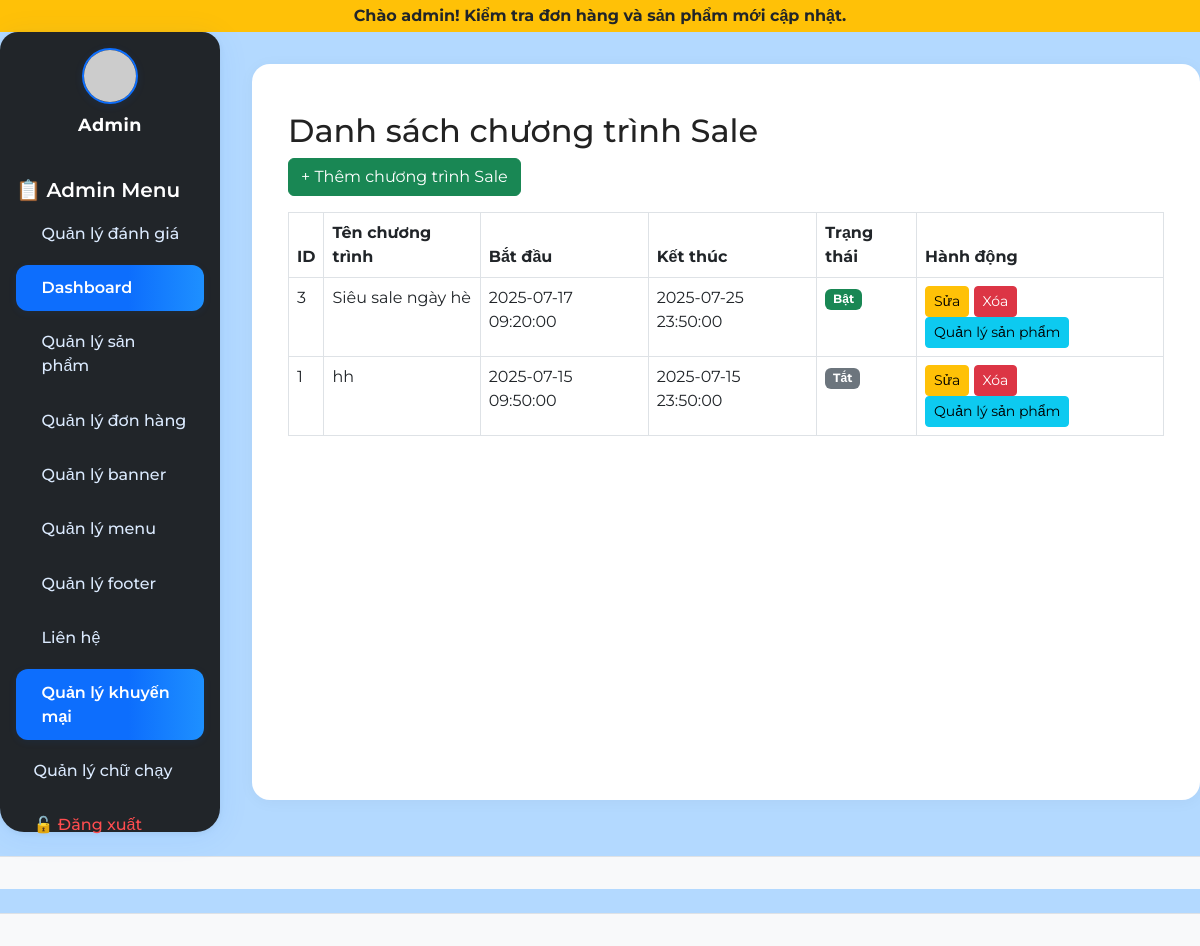
The page /admin/index.php?page=sale (signed in) on the database its author committed.
### tables this page shows
CREATE TABLE `marquee` (
  `id` int(11) NOT NULL,
  `noidung` text NOT NULL,
  `trangthai` tinyint(4) DEFAULT 1,
  `vaitro` enum('admin','user') DEFAULT 'user',
  `ngaytao` datetime NOT NULL DEFAULT current_timestamp()
);

CREATE TABLE `menu_content` (
  `id` int(11) NOT NULL,
  `label` varchar(255) NOT NULL,
  `url` varchar(255) NOT NULL,
  `icon` varchar(64) DEFAULT NULL,
  `position` int(11) DEFAULT 0,
  `type` varchar(20) NOT NULL DEFAULT 'user',
  `parent_id` int(11) DEFAULT NULL
);

CREATE TABLE `sales` (
  `id` int(11) NOT NULL,
  `title` varchar(255) NOT NULL,
  `description` text DEFAULT NULL,
  `start_time` datetime DEFAULT NULL,
  `end_time` datetime DEFAULT NULL,
  `status` tinyint(4) DEFAULT 1
);

### admin/views/sale/index.php (the view, shortened to what this page needs)
<?php
include(__DIR__ . '/../../../config/db.php');
$sales = mysqli_query($conn, "SELECT * FROM sales ORDER BY id DESC");
?>
<div class="container mt-4">
  <h2>Danh sách chương trình Sale</h2>
  <a href="index.php?page=sale_add" class="btn btn-success mb-3">+ Thêm chương trình Sale</a>
  <table class="table table-bordered">
    <thead>
      <tr>
        <th>ID</th>
        <th>Tên chương trình</th>
        <th>Bắt đầu</th>
        <th>Kết thúc</th>
        <th>Trạng thái</th>
        <th>Hành động</th>
      </tr>
    </thead>
    <tbody>
      <?php while ($row = mysqli_fetch_assoc($sales)): ?>
      <tr>
        <td><?php echo $row['id']; ?></td>
        <td><?php echo htmlspecialchars($row['title']); ?></td>
        <td><?php echo $row['start_time']; ?></td>
        <td><?php echo $row['end_time']; ?></td>
        <td><?php echo $row['status'] ? '<span class="badge bg-success">Bật</span>' : '<span class="badge bg-secondary">Tắt</span>'; ?></td>
        <td>
          <a href="index.php?page=sale_edit&id=<?php echo $row['id']; ?>" class="btn btn-warning btn-sm">Sửa</a>
          <a href="index.php?page=sale_delete&id=<?php echo $row['id']; ?>" class="btn btn-danger btn-sm" onclick="return confirm('Xóa chương trình này?');">Xóa</a>
          <a href="index.php?page=sale_products&id=<?php echo $row['id']; ?>" class="btn btn-info btn-sm">Quản lý sản phẩm</a>
        </td>
      </tr>
      <?php endwhile; ?>
    </tbody>
  </table>
</div>
<?php include(__DIR__ . '/../layout/footer.php'); ?>

### admin/views/layout/header.php (shortened to what this page needs)
<!DOCTYPE html>
<html lang="vi">
<head>
  <link href="https://cdn.jsdelivr.net/npm/bootstrap@5.3.0/dist/css/bootstrap.min.css" rel="stylesheet">
  <link rel="stylesheet" href="../public/assets/css/admin.css">
</head>
<body>
<?php
include __DIR__ . '/../../../config/db.php';
$query = "SELECT * FROM marquee WHERE trangthai = 1 AND vaitro = 'admin' ORDER BY id DESC LIMIT 1";
$marquees = mysqli_query($conn, $query);
if ($row = mysqli_fetch_assoc($marquees)) {
  echo '<div class="bg-warning text-dark py-1 text-center fw-bold">';
  echo '<marquee behavior="scroll" direction="left">' . htmlspecialchars($row['noidung']) . '</marquee>';
  echo '</div>';
}

### admin/views/layout/sidebar.php (shortened to what this page needs)
<div class="d-flex">
  <nav class="bg-dark text-white p-3" style="width: 220px; height: 100vh;">
    <div class="admin-avatar">
      <img src="https://ui-avatars.com/api/?name=Admin&background=0d6efd&color=fff&size=128" alt="Admin Avatar">
      <div class="admin-name">Admin</div>
    </div>
    <h5 style="font-weight:600; color:#fff;">📋 Admin Menu</h5>
    <ul class="nav flex-column">
      <li class="nav-item">
        <a class="nav-link text-white" href="index.php?page=danhgia_admin">
          <i class="bi bi-star-fill text-warning"></i> Quản lý đánh giá
        </a>
      </li>
      <?php
      include __DIR__ . '/../../../config/db.php';
      $menu_type = 'admin';
      $menu_sql = "SELECT * FROM menu_content WHERE type='$menu_type' ORDER BY position ASC, id ASC";
      $menu_result = mysqli_query($conn, $menu_sql);
      $menus = [];
      while ($m = mysqli_fetch_assoc($menu_result)) $menus[] = $m;
      function buildMenuTreeSidebar($menus, $parent_id = null) {
          $branch = [];
          foreach ($menus as $menu) {
              if ($menu['parent_id'] == $parent_id) {
                  $children = buildMenuTreeSidebar($menus, $menu['id']);
                  $branch[] = $menu;
              }
          }
          return $branch;
      }
      $menu_tree = buildMenuTreeSidebar($menus);
      foreach ($menu_tree as $menu):
          if (!empty($menu['children'])): ?>
              <li class="nav-item dropdown">
                <a class="nav-link text-white dropdown-toggle" href="<?php echo htmlspecialchars($menu['url']); ?>" id="sidebar-menu-<?php echo $menu['id']; ?>" role="button" data-bs-toggle="dropdown" aria-expanded="false">
                  <?php if ($menu['icon']): ?><i class="<?php echo htmlspecialchars($menu['icon']); ?>"></i> <?php endif; ?>
                  <?php echo htmlspecialchars($menu['label']); ?>
                </a>
                <ul class="dropdown-menu bg-dark border-0" aria-labelledby="sidebar-menu-<?php echo $menu['id']; ?>">
                  <?php foreach ($menu['children'] as $child): ?>
                    <li>
                      <a class="dropdown-item text-white bg-dark" href="<?php echo htmlspecialchars($child['url']); ?>">
                        <?php if ($child['icon']): ?><i class="<?php echo htmlspecialchars($child['icon']); ?>"></i> <?php endif; ?>
                        <?php echo htmlspecialchars($child['label']); ?>
                      </a>
                    </li>
                  <?php endforeach; ?>
                </ul>
              </li>
          <?php else: ?>
              <li class="nav-item">
                <a class="nav-link text-white" href="<?php echo htmlspecialchars($menu['url']); ?>">
                  <?php echo htmlspecialchars($menu['label']); ?>
                </a>
              </li>
          <?php endif;
      endforeach;
      ?>
      <li class="nav-item">
        <a class="nav-link text-danger" href="logout.php">🔓 Đăng xuất</a>
      </li>
    </ul>
  </nav>
  <main class="p-4" style="flex-grow: 1;">

### public/assets/css/admin.css (style rules this page uses)
body { font-family: 'Montserrat', 'Roboto', Arial, sans-serif; background: #b3d9ff; color: #222; font-size: 16px; }
nav.bg-dark { border-radius: 18px 18px 24px 24px; box-shadow: 0 4px 32px rgba(13,110,253,0.08), 0 1.5px 6px rgba(0,0,0,0.06); min-height: 100vh; min-width: 220px; padding-top: 2.5rem; position: relative; transition: all .2s; }
.admin-avatar { display: flex; align-items: center; margin-bottom: 2.5rem; flex-direction: column; }
.admin-avatar img { width: 56px; height: 56px; border-radius: 50%; object-fit: cover; margin-bottom: 0.5rem; border: 2.5px solid #0d6efd; box-shadow: 0 2px 8px rgba(13,110,253,0.10); }
.admin-avatar .admin-name { font-weight: 700; color: #fff; font-size: 1.1rem; letter-spacing: 0.5px; }
.nav.flex-column .nav-item { margin-bottom: 0.5rem; }
.nav-link { color: #dbeafe !important; font-weight: 500; border-radius: 12px; padding: 0.7em 1.1em; transition: background .16s, color .16s; display: flex; align-items: center; gap: 8px; }
.nav-link.active, .nav-link:focus, .nav-link:hover { background: linear-gradient(90deg, #0d6efd 60%, #1e90ff 100%); color: #fff !important; box-shadow: 0 2px 8px rgba(13,110,253,0.08); font-weight: 600; }
.nav-link.text-danger { background: none !important; color: #ff4d4f !important; }
main.p-4 { background: #fff; border-radius: 18px; box-shadow: 0 2px 16px rgba(0,0,0,0.04); margin: 2rem 0 2rem 2rem; min-height: 90vh; }

### rows shown on the page
marquee: noidung "Chào admin! Kiểm tra đơn hàng và sản phẩm mới cập nhật."
menu_content: label "Dashboard"
menu_content: label "Quản lý sản phẩm"
menu_content: label "Quản lý đơn hàng"
menu_content: label "Quản lý banner"
menu_content: label "Quản lý menu"
menu_content: label "Quản lý footer"
menu_content: label "Liên hệ"
menu_content: label "Quản lý khuyến mại"
menu_content: label "Quản lý chữ chạy"
sales: id "3", title "Siêu sale ngày hè", start_time "2025-07-17 09:20:00", end_time "2025-07-25 23:50:00", status "Bật"
sales: id "1", title "hh", start_time "2025-07-15 09:50:00", end_time "2025-07-15 23:50:00", status "Tắt"
